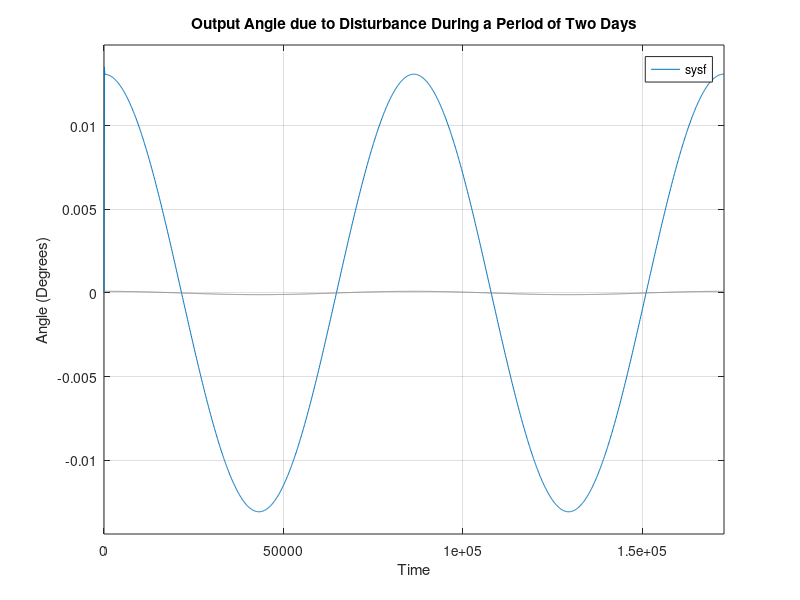

Here is the MATLAB script that generated this plot:
%controller3
%(3)Output in response due to Disturbance
%Theta/Td = G/(1+KG)

clear
clc

numk = [1400 35];
denk = [40 80];
sysk = tf(numk, denk);

numg = [1];
demg = [400 0 0];

sysg = tf(numg, demg);

sysf = (180/pi)*feedback(sysg, sysk);

%bigger step size to prevent matlab hangs
t = 0:100:172800;
%conversion to deg
r = 10^-4*cosd((7.28*10^-5)*(180/pi)*t);
lsim(sysf,r,t);
xlabel('Time');
ylabel('Angle (Degrees)');
title('Output Angle due to Disturbance During a Period of Two Days');
